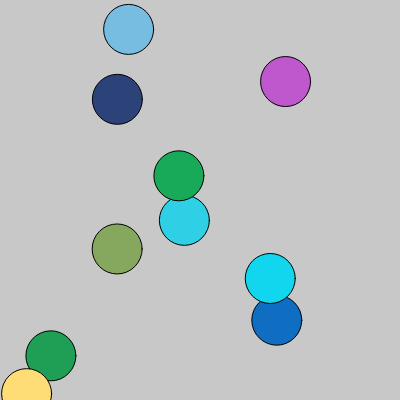
Frame 1 (no input)
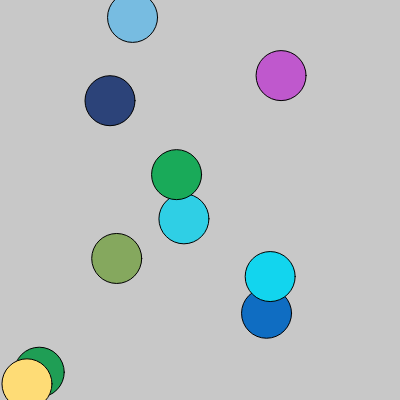
Frame 60 (no input)
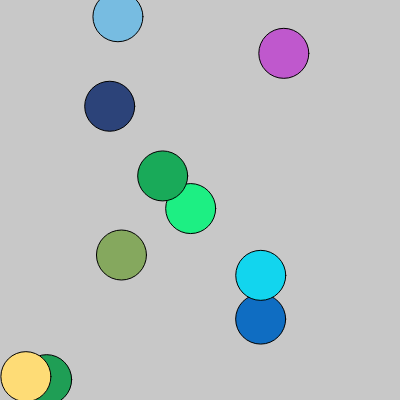
Frame 120 (the mouse pressed at the canvas centre since frame 60)

The p5.js sketch that drew these frames (run headless with seeded random() and noise() and a simulated clock; from frame 60 on, the mouse is pressed at the canvas centre):

// p5.js sketch
// ── sketch.js
var bubbles = []

function setup() {
	createCanvas(400,400);
	for(var i=0; i<10; i++) {
		bubbles.push(new Bubble());
	}

}

function draw() {
	background(200);
	// length = how many bubbles in our list
	for(var i=0; i<bubbles.length; i++) {
		bubbles[i].move();
		bubbles[i].show();
	}
}

// gets called everytime i press the mouse
function mousePressed() {
	for(var i=0; i<bubbles.length; i++) {
		bubbles[i].isClicked();
	}
}

// Bubble class
function Bubble() {
	this.x = random(400);
	this.y = random(400);
	this.r = random(255);
	this.g = random(255);
	this.b = random(255);

	this.move = function() {
		this.x += random(-2,2);
		this.y += random(-2,2);
	}

	this.show = function () {
		fill(this.r, this.g, this.b);
		ellipse(this.x, this.y, 50, 50);
	}

	// return true if mouse inside bubble
	// return false if not
	this.isClicked = function() {
		// dist(x1,y1,x2,y2)
		// calculating the distance between the mouse and the 
		// center of the circle 
		var d = dist(this.x, this.y, mouseX, mouseY);
		// if mouse inside bubble
		if ( d < 25) {
			// mouse inside circle, so change the color!
			this.r = random(255);
			this.b = random(255);
			this.g = random(255);
		} else {
			// mouse not inside circle
		}
	}
}
